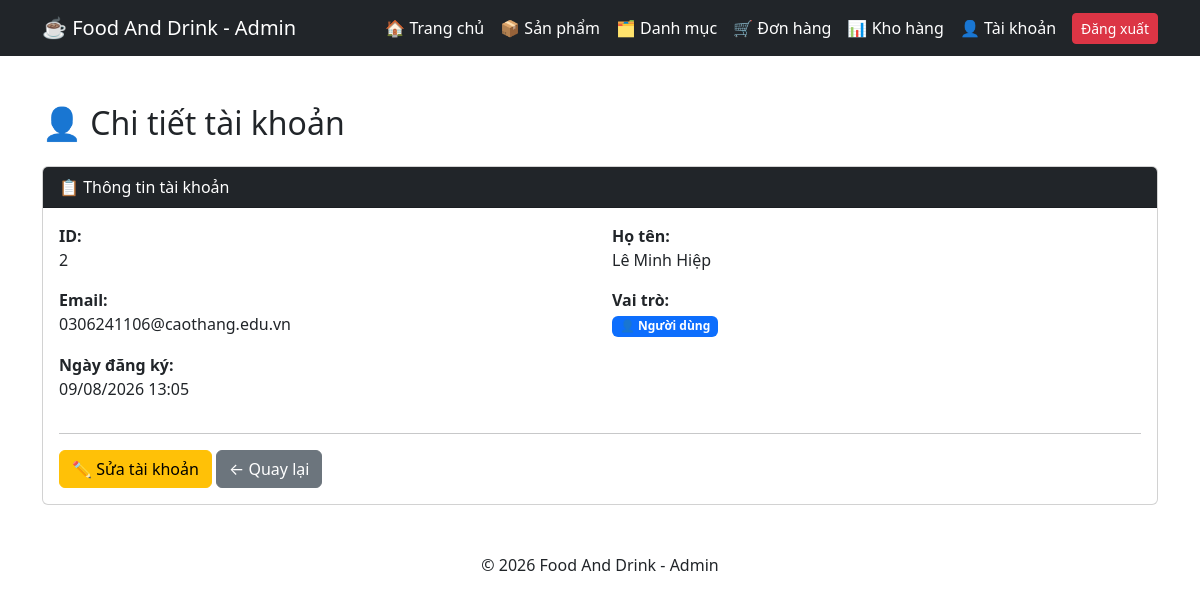
The page /admin/user_detail.php?id=2 (signed in) on the database its author committed.
### tables this page shows
CREATE TABLE `users` (
  `id` int(11) NOT NULL,
  `fullname` varchar(100) NOT NULL,
  `email` varchar(100) NOT NULL,
  `password` varchar(255) NOT NULL,
  `role` enum('admin','user') NOT NULL DEFAULT 'user',
  `created_at` timestamp NOT NULL DEFAULT current_timestamp()
);

### admin/user_detail.php (the view, shortened to what this page needs)
<?php
require_once "header_admin.php";
require_once "../config/database.php";
$id = (int)$_GET['id'];
$sql = "
    SELECT
        id,
        fullname,
        email,
        role,
        created_at
    FROM users
    WHERE id = $id
    LIMIT 1
";
$result = mysqli_query($conn, $sql);
$user = mysqli_fetch_assoc($result);
?>
<div class="container mt-5 mb-5">
    <h2 class="mb-4">
        👤 Chi tiết tài khoản
    </h2>
    <div class="card">
        <div class="card-header bg-dark text-white">
            📋 Thông tin tài khoản
        </div>
        <div class="card-body">
            <div class="row">
                <div class="col-md-6 mb-3">
                    <strong>
                        ID:
                    </strong>
                    <br>
                    <?php echo $user['id']; ?>
                </div>
                <div class="col-md-6 mb-3">
                    <strong>
                        Họ tên:
                    </strong>
                    <br>
                    <?php
                    echo htmlspecialchars(
                        $user['fullname']
                    );
                    ?>
                </div>
                <div class="col-md-6 mb-3">
                    <strong>
                        Email:
                    </strong>
                    <br>
                    <?php
                    echo htmlspecialchars(
                        $user['email']
                    );
                    ?>
                </div>
                <div class="col-md-6 mb-3">
                    <strong>
                        Vai trò:
                    </strong>
                    <br>
                    <?php
                    if ($user['role'] == 'admin') {
                        echo '
                        <span class="badge bg-danger">
                            👑 Admin
                        </span>';
                    } else {
                        echo '
                        <span class="badge bg-primary">
                            👤 Người dùng
                        </span>';
                    }
                    ?>
                </div>
                <div class="col-md-6 mb-3">
                    <strong>
                        Ngày đăng ký:
                    </strong>
                    <br>
                    <?php
                    echo date(
                        "d/m/Y H:i",
                        strtotime(
                            $user['created_at']
                        )
                    );
                    ?>
                </div>
            </div>
            <hr>
            <a
                href="user_edit.php?id=<?php echo $user['id']; ?>"
                class="btn btn-warning"
            >
                ✏️ Sửa tài khoản
            </a>
            <a
                href="users.php"
                class="btn btn-secondary"
            >
                ← Quay lại
            </a>
        </div>
    </div>
</div>
<footer class="text-center mt-5 mb-4">
    © 2026 Food And Drink - Admin
</footer>

### rows shown on the page
users: id "2", fullname "Lê Minh Hiệp", email "0306241106@caothang.edu.vn", created_at "09/08/2026 13:05"
